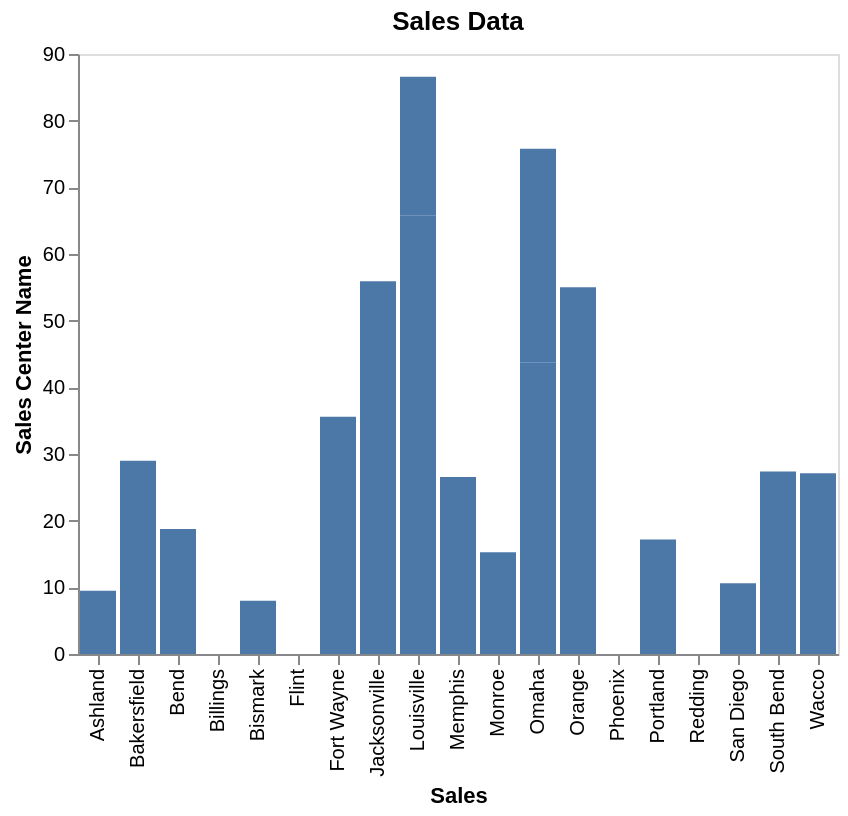

Here is the notebook cell this chart was saved with:
### Markdown cell above
<p style='font-size:18px;font-family:Arial;color:#E37C4D;'><b>The same chart with some non-default parameter values specified</b></p>

### Code cell
%chart x = sales_center_name, y = sales, gridx = false, gridy = false, 
title = Sales Data, labelx = Sales, labely = Sales Center Name, typex = n, typey = q, id = 0

### Figure 1 — Vega-Lite specification as saved in the notebook (floating-point values rounded to 4 significant figures)
{"$schema": "https://vega.github.io/schema/vega-lite/v3.json", "data": {"format": {"type": "csv"}, "values": "\"SALES\",\"Sales_Center_ID\",\"Sales_Center_Name\"\n\".00\",\"1111\",\"Phoenix\"\n\".00\",\"1111\",\"Phoenix\"\n\".00\",\"2222\",\"Bend\"\n\"18.75\",\"2222\",\"Bend\"\n\"43.78\",\"3333\",\"Omaha\"\n\"32.00\",\"3333\",\"Omaha\"\n\"65.73\",\"4444\",\"Louisville\"\n\"20.85\",\"4444\",\"Louisville\"\n\".00\",\"5555\",\"Bismark\"\n\"7.97\",\"5555\",\"Bismark\"\n\"7.79\",\"6666\",\"Memphis\"\n\"18.75\",\"6666\",\"Memphis\"\n\"15.25\",\"7777\",\"Monroe\"\n\".00\",\"7777\",\"Monroe\"\n\".00\",\"8888\",\"San Diego\"\n\"10.60\",\"8888\",\"San Diego\"\n\".00\",\"9999\",\"Redding\"\n\".00\",\"9999\",\"Redding\"\n\"19.36\",\"1112\",\"South Bend\"\n\"8.00\",\"1112\",\"South Bend\"\n\"16.50\",\"1113\",\"Jacksonville\"\n\"39.42\",\"1113\",\"Jacksonville\"\n\"35.58\",\"1114\",\"Fort Wayne\"\n\".00\",\"1115\",\"Billings\"\n\"17.18\",\"1116\",\"Portland\"\n\"9.50\",\"1117\",\"Ashland\"\n\"27.10\",\"1118\",\"Wacco\"\n\".00\",\"1119\",\"Flint\"\n\"29.00\",\"2111\",\"Bakersfield\"\n\"55.00\",\"3111\",\"Orange\"\n"}, "encoding": {"x": {"axis": {"grid": false, "title": "Sales"}, "field": "Sales_Center_Name", "type": "nominal"}, "y": {"axis": {"grid": false, "title": "Sales Center Name"}, "field": "SALES", "type": "quantitative"}}, "mark": {"color": "#4C78A8", "type": "bar"}, "title": "Sales Data"}
